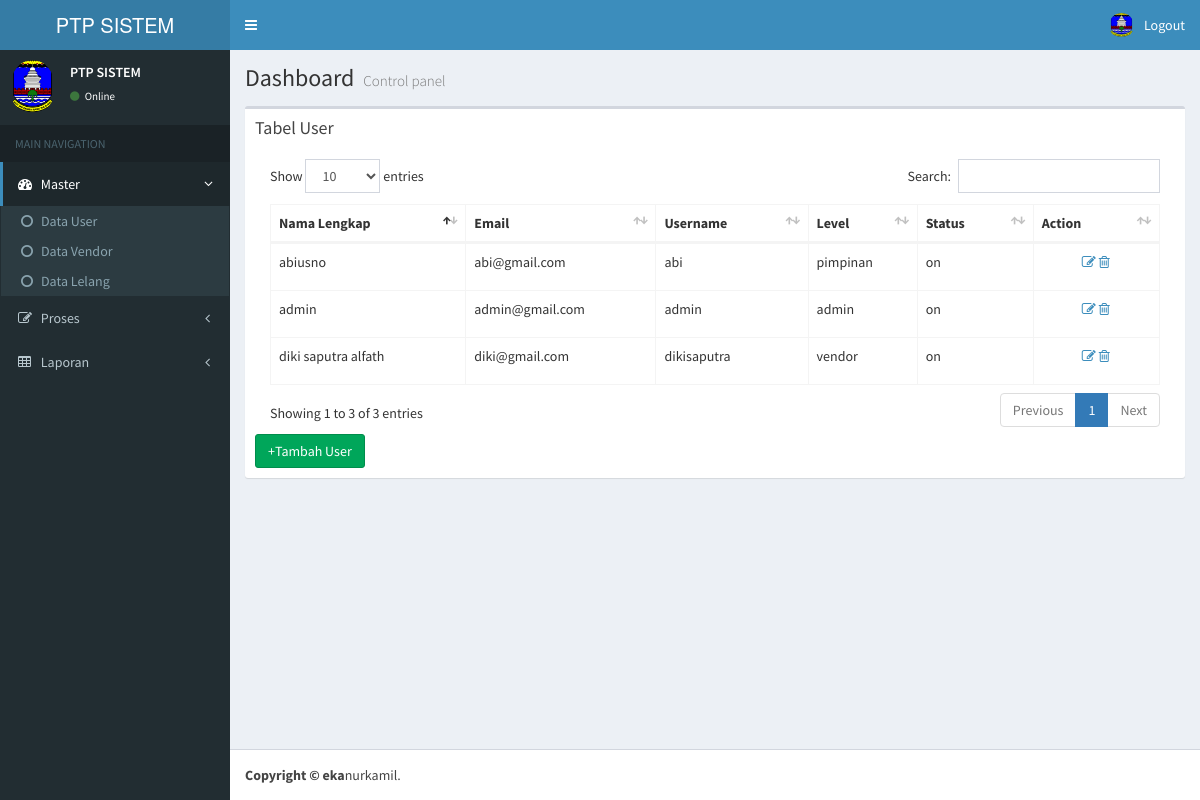
The page /halaman_utama.php?page=user (signed in) on the database its author committed.
### tables this page shows
CREATE TABLE IF NOT EXISTS `user` (
  `user_id` int(10) NOT NULL,
  `nama_lengkap` varchar(50) NOT NULL,
  `email` varchar(50) NOT NULL,
  `username` varchar(50) NOT NULL,
  `password` varchar(40) NOT NULL,
  `level` enum('vendor','admin','pimpinan') NOT NULL,
  `status` enum('on','off') NOT NULL
);

### module/user/list_user.php (the view, shortened to what this page needs)
<div class="box">
    <div class="box-header">
        <h3 class="box-title">Tabel User</h3>
    </div>
			<div class="box-body">
              <table class="table table-bordered table-hover" id="datatables">
                <thead>
                <tr>
                  <th>Nama Lengkap</th>
                  <th>Email</th>
                  <th>Username</th>
                  <th>Level</th>
                  <th>Status</th>
                  <th>Action</th>
                </tr>
                </thead>
				<tbody>
                <?php
					$sql=mysql_query("select * from user") or die(mysql_error());
					while($data=mysql_fetch_array($sql)){
				?>
				<tr>
					<td><?php echo $data['nama_lengkap']; ?></td>
					<td><?php echo $data['email']; ?></td>
					<td><?php echo $data['username']; ?></td>
					<td><?php echo $data['level']; ?></td>
					<td><?php echo $data['status']; ?></td>
					<td>
						<ul style="list-style:none;">
							<li>
								<a href="?page=user&action=edit&user_id=<?php echo $data['user_id']; ?>" title="Edit"><i class="fa fa-edit"></i></a>
								<a onclick="return confirm('yakin ingin menghapus data ?')"  href="?page=user&action=hapus&user_id=<?php echo $data['user_id']; ?>" title="Delete"><i class="fa fa-trash-o"></i></a>
							</li>
						</ul>
					</td>
				</tr>
				<?php
					}
				?>
				</tbody>
              </table>
			  <a href="?page=user&action=tambah_user" class="btn btn-success">+Tambah User</a>
			</div>
		</div>

### rows shown on the page
user: nama_lengkap "diki saputra alfath", email "diki@gmail.com", username "dikisaputra", level "vendor", status "on"
user: nama_lengkap "admin", email "admin@gmail.com", username "admin", level "admin", status "on"
user: nama_lengkap "abiusno", email "abi@gmail.com", username "abi", level "pimpinan", status "on"
